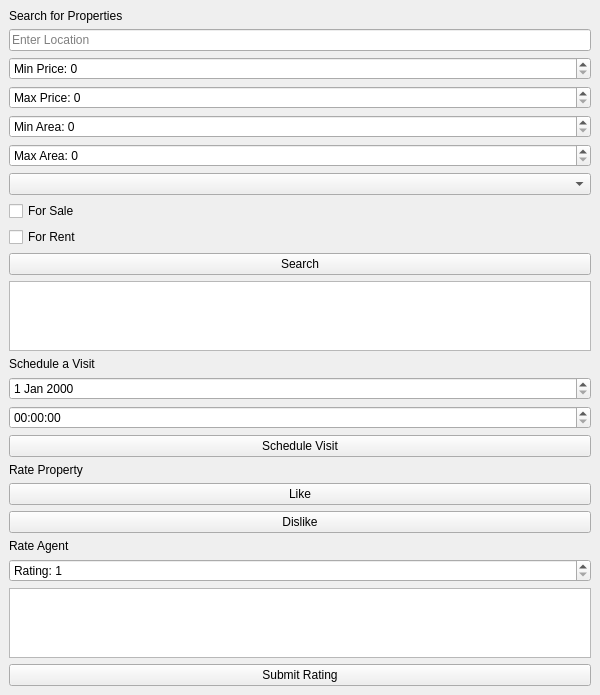
<?xml version="1.0" encoding="UTF-8"?>
<ui version="4.0">
 <class>UserMainView</class>
 <widget class="QMainWindow" name="UserMainView">
  <property name="geometry">
   <rect>
    <x>0</x>
    <y>0</y>
    <width>600</width>
    <height>500</height>
   </rect>
  </property>
  <property name="windowTitle">
   <string>User - Property Search</string>
  </property>
  <widget class="QWidget" name="centralwidget">
   <layout class="QVBoxLayout" name="verticalLayout">

    <item>
     <widget class="QLabel" name="search_label">
      <property name="text">
       <string>Search for Properties</string>
      </property>
     </widget>
    </item>

    <item>
     <widget class="QLineEdit" name="location_input">
      <property name="placeholderText">
       <string>Enter Location</string>
      </property>
     </widget>
    </item>

    <item>
     <widget class="QSpinBox" name="min_price_input">
      <property name="prefix">
       <string>Min Price: </string>
      </property>
     </widget>
    </item>

    <item>
     <widget class="QSpinBox" name="max_price_input">
      <property name="prefix">
       <string>Max Price: </string>
      </property>
     </widget>
    </item>

    <item>
     <widget class="QSpinBox" name="min_area_input">
      <property name="prefix">
       <string>Min Area: </string>
      </property>
     </widget>
    </item>

    <item>
     <widget class="QSpinBox" name="max_area_input">
      <property name="prefix">
       <string>Max Area: </string>
      </property>
     </widget>
    </item>

    <item>
     <widget class="QComboBox" name="property_type_input">
      <item>
       <string>House</string>
      </item>
      <item>
       <string>Apartment</string>
      </item>
      <item>
       <string>Office</string>
      </item>
     </widget>
    </item>

    <item>
     <widget class="QCheckBox" name="sale_checkbox">
      <property name="text">
       <string>For Sale</string>
      </property>
     </widget>
    </item>

    <item>
     <widget class="QCheckBox" name="rent_checkbox">
      <property name="text">
       <string>For Rent</string>
      </property>
     </widget>
    </item>

    <item>
     <widget class="QPushButton" name="search_button">
      <property name="text">
       <string>Search</string>
      </property>
     </widget>
    </item>

    <item>
     <widget class="QListWidget" name="property_list_widget"/>
    </item>

    <item>
     <widget class="QLabel" name="visit_label">
      <property name="text">
       <string>Schedule a Visit</string>
      </property>
     </widget>
    </item>

    <item>
     <widget class="QDateEdit" name="visit_date_input"/>
    </item>

    <item>
     <widget class="QTimeEdit" name="visit_time_input"/>
    </item>

    <item>
     <widget class="QPushButton" name="schedule_visit_button">
      <property name="text">
       <string>Schedule Visit</string>
      </property>
     </widget>
    </item>

    <item>
     <widget class="QLabel" name="rate_label">
      <property name="text">
       <string>Rate Property</string>
      </property>
     </widget>
    </item>

    <item>
     <widget class="QPushButton" name="like_button">
      <property name="text">
       <string>Like</string>
      </property>
     </widget>
    </item>

    <item>
     <widget class="QPushButton" name="dislike_button">
      <property name="text">
       <string>Dislike</string>
      </property>
     </widget>
    </item>

    <item>
     <widget class="QLabel" name="rate_agent_label">
      <property name="text">
       <string>Rate Agent</string>
      </property>
     </widget>
    </item>

    <item>
     <widget class="QSpinBox" name="agent_rating_input">
      <property name="prefix">
       <string>Rating: </string>
      </property>
      <property name="minimum">
       <number>1</number>
      </property>
      <property name="maximum">
       <number>5</number>
      </property>
     </widget>
    </item>

    <item>
     <widget class="QTextEdit" name="agent_feedback_input"/>
    </item>

    <item>
     <widget class="QPushButton" name="rate_agent_button">
      <property name="text">
       <string>Submit Rating</string>
      </property>
     </widget>
    </item>

   </layout>
  </widget>
 </widget>
 <resources/>
 <connections/>
</ui>
